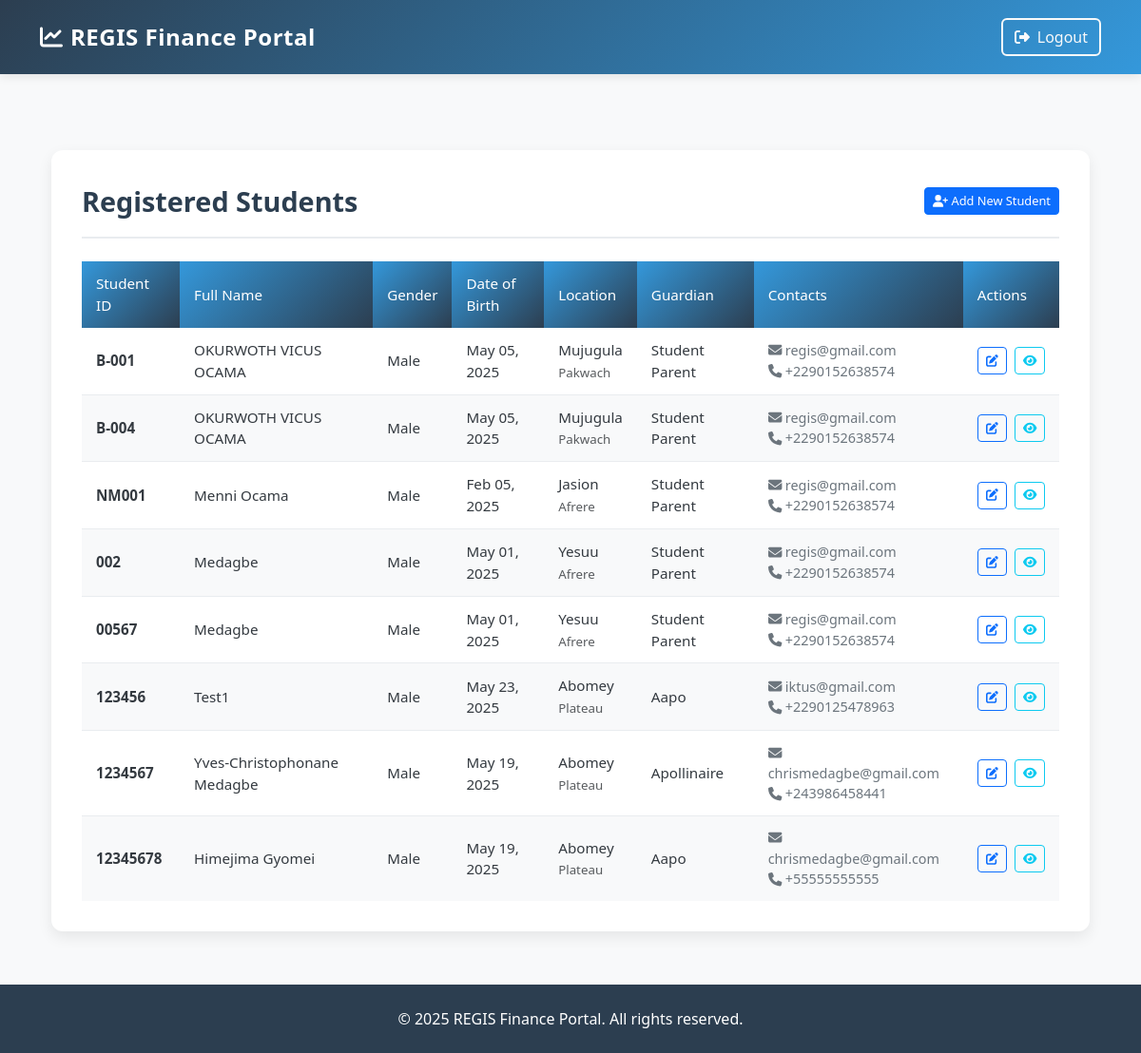
/dashboard/students/ (signed in), run on an earlier commit of the app's database.
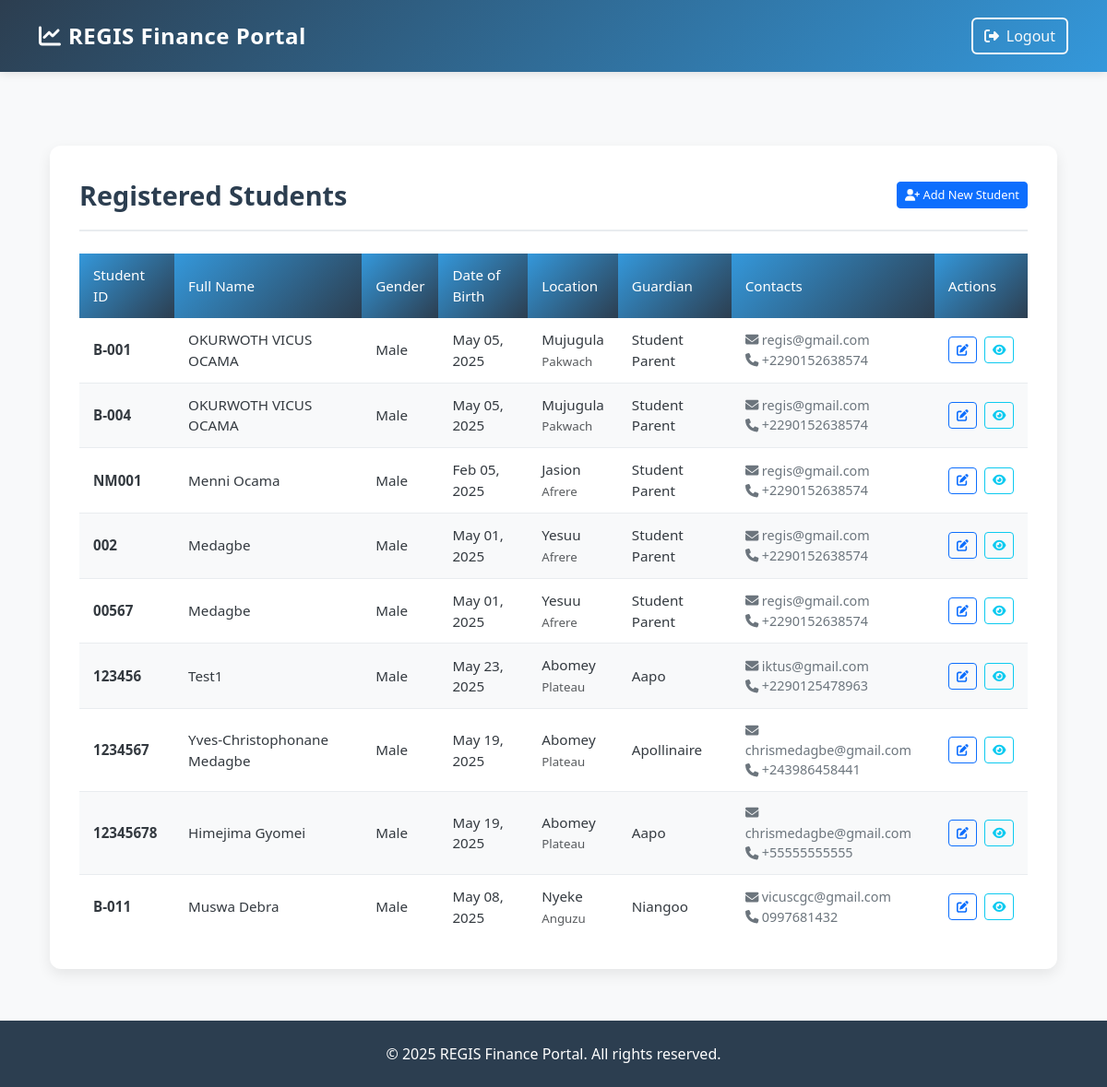
And on a later commit of the database.
### dashboard/models.py (models this page shows, shortened)
class Student(models.Model):
    student_id = models.CharField(max_length=20, unique=True)
    full_name = models.CharField(max_length=100)
    gender = models.CharField(max_length=10)
    date_of_birth = models.DateField()
    passport_photo = models.ImageField(upload_to='student_photos/')
    village = models.CharField(max_length=50)
    parish = models.CharField(max_length=50)
    subcounty = models.CharField(max_length=50)
    district = models.CharField(max_length=50)
    guardian_name = models.CharField(max_length=100)
    guardian_email = models.EmailField()
    guardian_phone = models.CharField(max_length=15)

### dashboard/views.py (the view)
# urls.py: path('students/', views.student_list, name='dashboard_student_list'),
@login_required
def student_list(request):
    students = Student.objects.all()
    return render(request, 'dashboard/student_list.html', {'students': students})

### dashboard/templates/dashboard/student_list.html (shortened to what this page needs)
{% extends 'base.html' %}
{% block content %}
<div class="container">
  <div class="student-list-container">
    <div class="list-header">
      <span>Registered Students</span>
      <a href="{% url 'dashboard_student_register' %}" class="btn btn-primary btn-sm">
        <i class="fas fa-user-plus"></i> Add New Student
      </a>
    </div>
    <div class="table-responsive">
      <table class="student-table">
        <thead>
          <tr>
            <th>Student ID</th>
            <th>Full Name</th>
            <th>Gender</th>
            <th>Date of Birth</th>
            <th>Location</th>
            <th>Guardian</th>
            <th>Contacts</th>
            <th>Actions</th>
          </tr>
        </thead>
        <tbody>
          {% for student in students %}
          <tr>
            <td><strong>{{ student.student_id }}</strong></td>
            <td>{{ student.full_name }}</td>
            <td>{{ student.gender }}</td>
            <td>{{ student.date_of_birth|date:"M d, Y" }}</td>
            <td>
              <div>{{ student.village }}</div>
              <small class="text-muted">{{ student.district }}</small>
            </td>
            <td>{{ student.guardian_name }}</td>
            <td class="contact-info">
              <span><i class="fas fa-envelope"></i> {{ student.guardian_email|default:"-" }}</span>
              <span><i class="fas fa-phone"></i> {{ student.guardian_phone|default:"-" }}</span>
            </td>
            <td>
              <div class="action-btns">
                <a href="#" class="btn btn-outline-primary btn-sm" title="Edit">
                  <i class="fas fa-edit"></i>
                </a>
                <a href="#" class="btn btn-outline-info btn-sm" title="View">
                  <i class="fas fa-eye"></i>
                </a>
              </div>
            </td>
          </tr>
          {% endfor %}
        </tbody>
      </table>
    </div>
  </div>
</div>
<link rel="stylesheet" href="https://cdnjs.cloudflare.com/ajax/libs/font-awesome/5.15.4/css/all.min.css">
{% endblock %}

What changed in the data, as far as the page shows it:
added Student: student_id "B-011", full_name "Muswa Debra", gender "Male", date_of_birth "May 08, 2025", village "Nyeke", district "Anguzu", guardian_name "Niangoo", guardian_email "vicuscgc@gmail.com", guardian_phone "0997681432"
